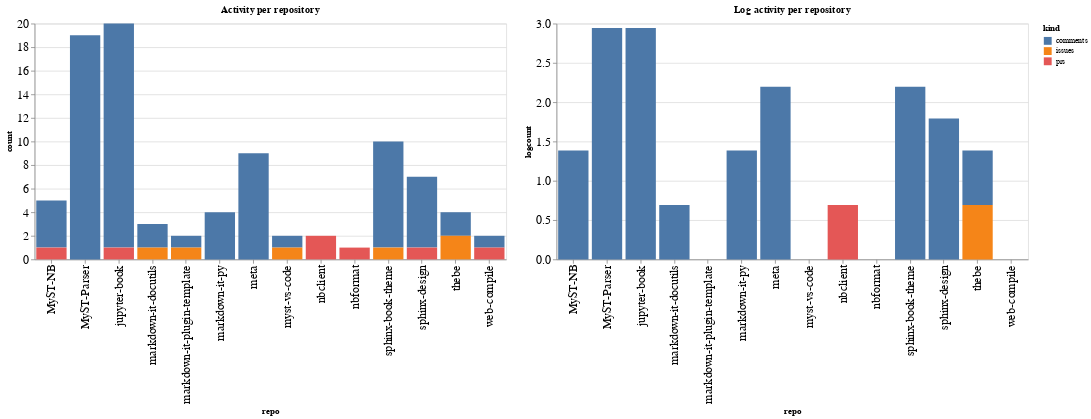

Write notebook code for a chart like this one.
### Code cell
ch1 = alt.Chart(repo_summaries, width=600, title="Activity per repository").mark_bar().encode(
    x='repo',
    y='count',
    color='kind',
    tooltip="kind"
)

ch2 = alt.Chart(repo_summaries, width=600, title="Log activity per repository").mark_bar().encode(
    x='repo',
    y='logcount',
    color='kind',
    tooltip="kind"
)

ch1 | ch2

### Figure 1 — Vega-Lite specification as saved in the notebook (floating-point values rounded to 4 significant figures)
{"config": {"axisLeft": {"labelFontSize": 15}, "axisBottom": {"labelFontSize": 15}}, "hconcat": [{"mark": "bar", "encoding": {"color": {"type": "nominal", "field": "kind"}, "tooltip": {"type": "nominal", "field": "kind"}, "x": {"type": "nominal", "field": "repo"}, "y": {"type": "quantitative", "field": "count"}}, "title": "Activity per repository", "width": 600}, {"mark": "bar", "encoding": {"color": {"type": "nominal", "field": "kind"}, "tooltip": {"type": "nominal", "field": "kind"}, "x": {"type": "nominal", "field": "repo"}, "y": {"type": "quantitative", "field": "logcount"}}, "title": "Log activity per repository", "width": 600}], "data": {"name": "data-759abf638c2845c78715fc98bc7c4931"}, "$schema": "https://vega.github.io/schema/vega-lite/v4.8.1.json", "datasets": {"data-759abf638c2845c78715fc98bc7c4931": [{"repo": "MyST-NB", "kind": "comments", "count": 4, "logcount": 1.386}, {"repo": "MyST-NB", "kind": "prs", "count": 1, "logcount": 0.0}, {"repo": "MyST-Parser", "kind": "comments", "count": 19, "logcount": 2.944}, {"repo": "jupyter-book", "kind": "comments", "count": 19, "logcount": 2.944}, {"repo": "jupyter-book", "kind": "prs", "count": 1, "logcount": 0.0}, {"repo": "markdown-it-docutils", "kind": "comments", "count": 2, "logcount": 0.6931}, {"repo": "markdown-it-docutils", "kind": "issues", "count": 1, "logcount": 0.0}, {"repo": "markdown-it-plugin-template", "kind": "comments", "count": 1, "logcount": 0.0}, {"repo": "markdown-it-plugin-template", "kind": "issues", "count": 1, "logcount": 0.0}, {"repo": "markdown-it-py", "kind": "comments", "count": 4, "logcount": 1.386}, {"repo": "meta", "kind": "comments", "count": 9, "logcount": 2.197}, {"repo": "myst-vs-code", "kind": "comments", "count": 1, "logcount": 0.0}, {"repo": "myst-vs-code", "kind": "issues", "count": 1, "logcount": 0.0}, {"repo": "nbclient", "kind": "prs", "count": 2, "logcount": 0.6931}, {"repo": "nbformat", "kind": "prs", "count": 1, "logcount": 0.0}, {"repo": "sphinx-book-theme", "kind": "comments", "count": 9, "logcount": 2.197}, {"repo": "sphinx-book-theme", "kind": "issues", "count": 1, "logcount": 0.0}, {"repo": "sphinx-design", "kind": "comments", "count": 6, "logcount": 1.792}, {"repo": "sphinx-design", "kind": "prs", "count": 1, "logcount": 0.0}, {"repo": "thebe", "kind": "comments", "count": 2, "logcount": 0.6931}, {"repo": "thebe", "kind": "issues", "count": 2, "logcount": 0.6931}, {"repo": "web-compile", "kind": "comments", "count": 1, "logcount": 0.0}, {"repo": "web-compile", "kind": "prs", "count": 1, "logcount": 0.0}]}}
